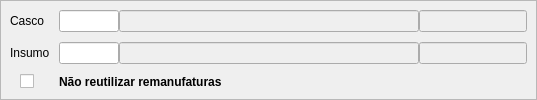
                       <widget class="QWidget" name="page_remanufatura">
                        <property name="maximumSize">
                         <size>
                          <width>16777215</width>
                          <height>16777215</height>
                         </size>
                        </property>
                        <layout class="QGridLayout" name="gridLayout_9">
                         <property name="leftMargin">
                          <number>0</number>
                         </property>
                         <property name="topMargin">
                          <number>0</number>
                         </property>
                         <property name="rightMargin">
                          <number>0</number>
                         </property>
                         <property name="bottomMargin">
                          <number>0</number>
                         </property>
                         <property name="spacing">
                          <number>0</number>
                         </property>
                         <item row="0" column="0">
                          <widget class="QFrame" name="frameFormLayout_remanufatura">
                           <property name="maximumSize">
                            <size>
                             <width>16777215</width>
                             <height>16777215</height>
                            </size>
                           </property>
                           <property name="frameShape">
                            <enum>QFrame::StyledPanel</enum>
                           </property>
                           <property name="frameShadow">
                            <enum>QFrame::Raised</enum>
                           </property>
                           <layout class="QFormLayout" name="formLayout_5">
                            <property name="labelAlignment">
                             <set>Qt::AlignLeading|Qt::AlignLeft|Qt::AlignVCenter</set>
                            </property>
                            <property name="formAlignment">
                             <set>Qt::AlignLeading|Qt::AlignLeft|Qt::AlignTop</set>
                            </property>
                            <property name="horizontalSpacing">
                             <number>9</number>
                            </property>
                            <property name="verticalSpacing">
                             <number>10</number>
                            </property>
                            <item row="0" column="0">
                             <widget class="QLabel" name="label_casco">
                              <property name="text">
                               <string>Casco</string>
                              </property>
                             </widget>
                            </item>
                            <item row="0" column="1">
                             <layout class="QHBoxLayout" name="horizontalLayout_casco">
                              <item>
                               <widget class="QLineEdit" name="lineEdit_casco_id">
                                <property name="minimumSize">
                                 <size>
                                  <width>60</width>
                                  <height>0</height>
                                 </size>
                                </property>
                                <property name="maximumSize">
                                 <size>
                                  <width>60</width>
                                  <height>16777215</height>
                                 </size>
                                </property>
                                <property name="inputMask">
                                 <string/>
                                </property>
                               </widget>
                              </item>
                              <item>
                               <widget class="QLineEdit" name="lineEdit_casco">
                                <property name="enabled">
                                 <bool>false</bool>
                                </property>
                                <property name="minimumSize">
                                 <size>
                                  <width>300</width>
                                  <height>0</height>
                                 </size>
                                </property>
                               </widget>
                              </item>
                              <item>
                               <widget class="QLineEdit" name="lineEdit_marca_casco">
                                <property name="enabled">
                                 <bool>false</bool>
                                </property>
                               </widget>
                              </item>
                             </layout>
                            </item>
                            <item row="1" column="0">
                             <widget class="QLabel" name="label_insumo">
                              <property name="text">
                               <string>Insumo</string>
                              </property>
                             </widget>
                            </item>
                            <item row="1" column="1">
                             <layout class="QHBoxLayout" name="horizontalLayout_insumo">
                              <item>
                               <widget class="QLineEdit" name="lineEdit_insumo_id">
                                <property name="minimumSize">
                                 <size>
                                  <width>60</width>
                                  <height>0</height>
                                 </size>
                                </property>
                                <property name="maximumSize">
                                 <size>
                                  <width>60</width>
                                  <height>16777215</height>
                                 </size>
                                </property>
                                <property name="inputMask">
                                 <string/>
                                </property>
                               </widget>
                              </item>
                              <item>
                               <widget class="QLineEdit" name="lineEdit_insumo">
                                <property name="enabled">
                                 <bool>false</bool>
                                </property>
                                <property name="minimumSize">
                                 <size>
                                  <width>300</width>
                                  <height>0</height>
                                 </size>
                                </property>
                               </widget>
                              </item>
                              <item>
                               <widget class="QLineEdit" name="lineEdit_marca_insumo">
                                <property name="enabled">
                                 <bool>false</bool>
                                </property>
                                <property name="sizePolicy">
                                 <sizepolicy hsizetype="Expanding" vsizetype="Fixed">
                                  <horstretch>0</horstretch>
                                  <verstretch>0</verstretch>
                                 </sizepolicy>
                                </property>
                               </widget>
                              </item>
                             </layout>
                            </item>
                            <item row="2" column="0">
                             <layout class="QHBoxLayout" name="horizontalLayout_check_casco">
                              <property name="leftMargin">
                               <number>10</number>
                              </property>
                              <property name="rightMargin">
                               <number>10</number>
                              </property>
                              <item>
                               <widget class="QCheckBox" name="checkBox_reutilizar_casco">
                                <property name="font">
                                 <font>
                                  <weight>50</weight>
                                  <bold>false</bold>
                                 </font>
                                </property>
                                <property name="toolTip">
                                 <string>Define se irá utilizar remanufaturas que já foram realizadas ou será registrada uma nova remanufatura</string>
                                </property>
                                <property name="toolTipDuration">
                                 <number>5</number>
                                </property>
                                <property name="statusTip">
                                 <string/>
                                </property>
                                <property name="text">
                                 <string/>
                                </property>
                               </widget>
                              </item>
                             </layout>
                            </item>
                            <item row="2" column="1">
                             <widget class="QLabel" name="label_reutilizar_casco">
                              <property name="font">
                               <font>
                                <weight>75</weight>
                                <bold>true</bold>
                               </font>
                              </property>
                              <property name="toolTip">
                               <string>Define se irá utilizar remanufaturas que já foram realizadas ou será registrada uma nova remanufatura</string>
                              </property>
                              <property name="toolTipDuration">
                               <number>5</number>
                              </property>
                              <property name="text">
                               <string>Não reutilizar remanufaturas </string>
                              </property>
                             </widget>
                            </item>
                           </layout>
                          </widget>
                         </item>
                        </layout>
                       </widget>
